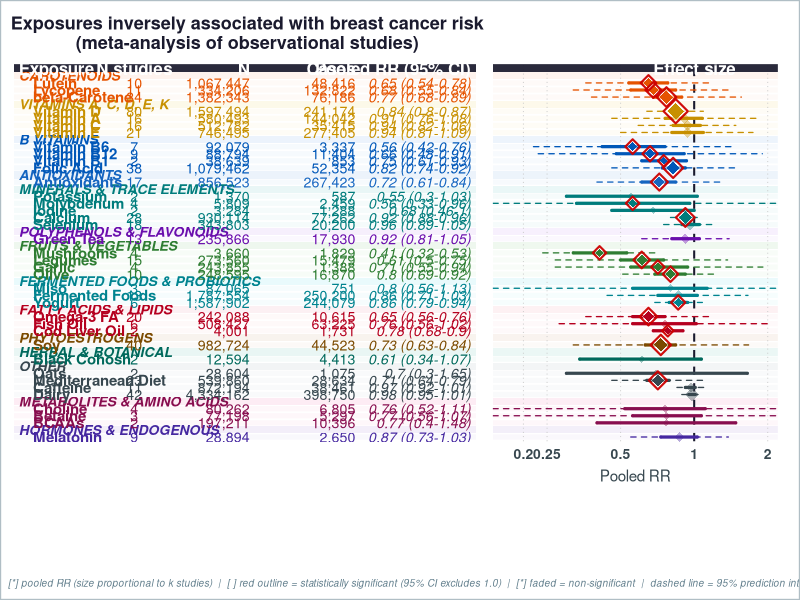
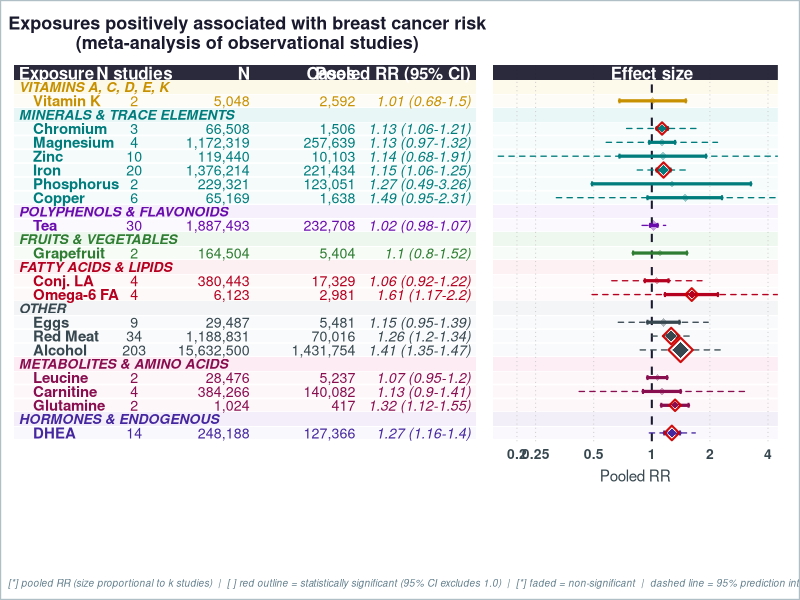
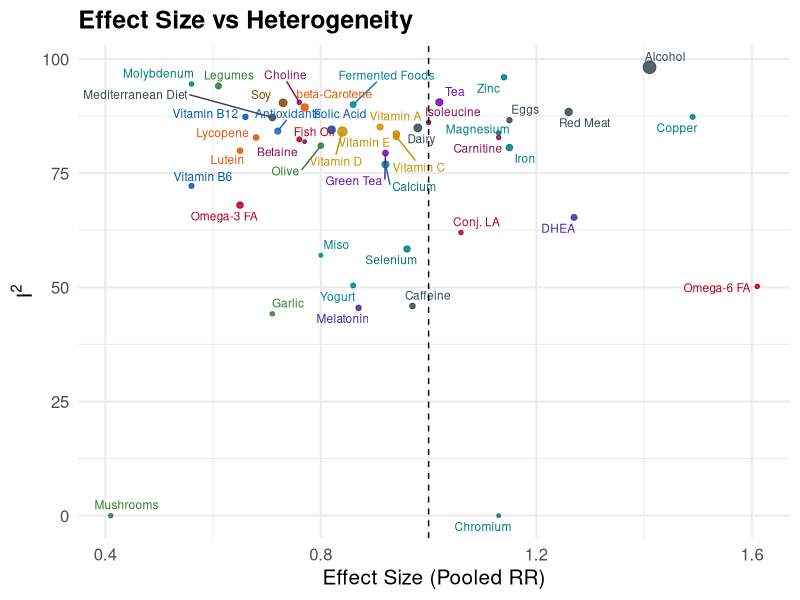
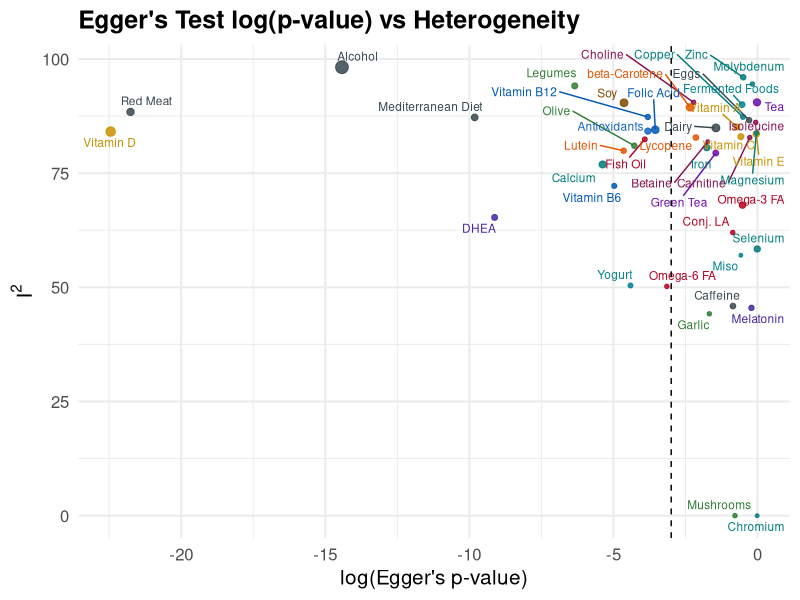

These charts were generated, in order, by the following R code:
# =============================================================================
# Combined analysis plots — Forest plots + Scatter diagnostic plots
# Data: exposures_meta_analysis_final_combined.xlsx
# =============================================================================
setwd('C:/Users/mde4023/Downloads/MetaFemina/Plot')
library(tidyverse)
library(scales)
library(readxl)
library(stringr)
library(cowplot)
library(ggtext)
library(ggrepel)
library(patchwork)

for (pkg in c("ggtext", "cowplot", "ggrepel", "patchwork")) {
  if (!requireNamespace(pkg, quietly = TRUE)) install.packages(pkg)
}

output_dir <- "."
dir.create(output_dir, showWarnings = FALSE, recursive = TRUE)

# =============================================================================
# 1. Read & clean data
# =============================================================================

raw <- read_excel("exposures_meta_analysis_final_combined.xlsx")

# Standardise column names
names(raw) <- c(
  "Exposure", "n_studies", "pooled_es_num",
  "ci_low", "ci_high",
  "pi_low", "pi_high",
  "I2", "eggers_p",
  "Total_N", "N_cases"
)

dat_clean <- raw %>%
  mutate(
    # Reconstruct a display string  "OR (low–high)" for the table column
    pooled_ci_lab = paste0(
      pooled_es_num,
      " (", ci_low, "-", ci_high, ")"
    ),
    N_lab     = comma(Total_N),
    Cases_lab = comma(N_cases),
    sig = ifelse((ci_high < 1 | ci_low > 1), "Significant", "Not significant"),
    direction = case_when(
      pooled_es_num < 1 ~ "Protective",
      pooled_es_num > 1 ~ "Harmful",
      TRUE              ~ "Neutral"
    )
  )

# =============================================================================
# 2. Group mapping, order & colour palettes  (unchanged from original)
# =============================================================================

group_map <- tribble(
  ~Exposure,                  ~Group,
  "eggs",                     "Other",
  "dairy",                    "Other",
  "red_meat",             "Other",
  "fermented_foods",          "Fermented Foods & Probiotics",
  "skyr",                     "Fermented Foods & Probiotics",
  "hemp_seeds",               "Fatty Acids & Lipids",
  "kefir",                    "Fermented Foods & Probiotics",
  "legumes",                  "Fruits & Vegetables",
  "chia_seeds",               "Fatty Acids & Lipids",
  "oats",                     "Other",
  "flax",                     "Phytoestrogens",
  "vitamin_b2",               "B Vitamins",
  "cesium",                   "Minerals & Trace Elements",
  "quercetin",                "Polyphenols & Flavonoids",
  "vitamin_b6",               "B Vitamins",
  "fish_oil",                 "Fatty Acids & Lipids",
  "grape",                    "Fruits & Vegetables",
  "lutein",                   "Carotenoids",
  "molybdenum",               "Minerals & Trace Elements",
  "garlic",                   "Fruits & Vegetables",
  "lycopene",                 "Carotenoids",
  "soy",                      "Phytoestrogens",
  "pantothenic_acid",         "B Vitamins",
  "resveratrol",              "Polyphenols & Flavonoids",
  "vitamin_a",                "Vitamins A, C, D, E, K",
  "vitamin_b1",               "B Vitamins",
  "mediterranean_diet",       "Other",
  "cod_liver_oil",            "Fatty Acids & Lipids",
  "antioxidants",             "Antioxidants",
  "betaine",                  "Metabolites & Amino Acids",
  "beta-carotene",            "Carotenoids",
  "choline",                  "Metabolites & Amino Acids",
  "magnesium",                "Minerals & Trace Elements",
  "olive",                    "Fruits & Vegetables",
  "vitamin_c",                "Vitamins A, C, D, E, K",
  "flaxseed",                 "Phytoestrogens",
  "iodine",                   "Minerals & Trace Elements",
  "green_tea",                "Polyphenols & Flavonoids",
  "mushrooms",                "Fruits & Vegetables",
  "calcium",                  "Minerals & Trace Elements",
  "copper",                   "Minerals & Trace Elements",
  "folic_acid",               "B Vitamins",
  "selenium",                 "Minerals & Trace Elements",
  "potassium",                "Minerals & Trace Elements",
  "vitamin_b12",              "B Vitamins",
  "tea",                      "Polyphenols & Flavonoids",
  "mineral_supplements",      "Minerals & Trace Elements",
  "papaya",                   "Fruits & Vegetables",
  "bcaas",                    "Metabolites & Amino Acids",
  "vitamin_e",                "Vitamins A, C, D, E, K",
  "vitamin_d",                "Vitamins A, C, D, E, K",
  "omega-3_fatty_acids",      "Fatty Acids & Lipids",
  "caffeine",                 "Other",
  "alcohol",                  "Other",
  "leucine",                  "Metabolites & Amino Acids",
  "iron",                     "Minerals & Trace Elements",
  "isoleucine",               "Metabolites & Amino Acids",
  "protein_intake",           "Metabolites & Amino Acids",
  "conjugated_linoleic_acid", "Fatty Acids & Lipids",
  "grapefruit",               "Fruits & Vegetables",
  "creatine",                 "Metabolites & Amino Acids",
  "chromium",                 "Minerals & Trace Elements",
  "glutamine",                "Metabolites & Amino Acids",
  "melatonin",                "Hormones & Endogenous",
  "vitamin_k",                "Vitamins A, C, D, E, K",
  "zinc",                     "Minerals & Trace Elements",
  "carnitine",                "Metabolites & Amino Acids",
  "dehydroepiandrosterone",   "Hormones & Endogenous",
  "cannabidiol",              "Herbal & Botanical",
  "phosphorus",               "Minerals & Trace Elements",
  "ginseng",                  "Herbal & Botanical",
  "vitamin_b3",               "B Vitamins",
  "omega-6_fatty_acids",      "Fatty Acids & Lipids",
  "ginkgo",                   "Herbal & Botanical",
  "coenzyme_q10",             "Antioxidants",
  "sauerkraut",               "Fermented Foods & Probiotics",
  "red_clover",               "Phytoestrogens",
  "black_cohosh",             "Herbal & Botanical",
  "n-acetylcysteine",         "Antioxidants",
  "miso",                     "Fermented Foods & Probiotics",
  "manganese",                "Minerals & Trace Elements",
  "yogurt",                   "Fermented Foods & Probiotics",
  "glucosamine",              "Metabolites & Amino Acids",
  "sage",                     "Herbal & Botanical",
  "pickled_vegetables",       "Fermented Foods & Probiotics",
  "lactobacillus",            "Fermented Foods & Probiotics"
)

group_order <- c(
  "Carotenoids",
  "Vitamins A, C, D, E, K",
  "B Vitamins",
  "Antioxidants",
  "Minerals & Trace Elements",
  "Polyphenols & Flavonoids",
  "Fruits & Vegetables",
  "Fermented Foods & Probiotics",
  "Fatty Acids & Lipids",
  "Phytoestrogens",
  "Herbal & Botanical",
  "Other",
  "Metabolites & Amino Acids",
  "Hormones & Endogenous"
)

group_colors <- c(
  "B Vitamins"               = "#0057B8",
  "Carotenoids"              = "#E55300",
  "Minerals & Trace Elements"= "#007C7C",
  "Fruits & Vegetables"      = "#2E7D32",
  "Vitamins A, C, D, E, K"     = "#C79000",
  "Polyphenols & Flavonoids" = "#6A0DAD",
  "Fermented Foods & Probiotics" = "#00838F",
  "Fatty Acids & Lipids"     = "#B5001F",
  "Phytoestrogens"           = "#7B4A00",
  "Other"                    = "#37474F",
  "Herbal & Botanical"       = "#00695C",
  "Metabolites & Amino Acids"= "#880E4F",
  "Hormones & Endogenous"    = "#4527A0",
  "Antioxidants"             = "#1565C0"
)

group_bg <- c(
  "B Vitamins"               = "#E3EEFA",
  "Carotenoids"              = "#FDEEE6",
  "Minerals & Trace Elements"= "#DFF2F2",
  "Fruits & Vegetables"      = "#E6F4E6",
  "Vitamins A, C, D, E, K"     = "#FBF6E0",
  "Polyphenols & Flavonoids" = "#F2E8FB",
  "Fermented Foods & Probiotics" = "#E0F7FA",
  "Fatty Acids & Lipids"     = "#FBEAED",
  "Phytoestrogens"           = "#F5EDE6",
  "Other"                    = "#ECEFF1",
  "Herbal & Botanical"       = "#E0F2EF",
  "Metabolites & Amino Acids"= "#FCE4EF",
  "Hormones & Endogenous"    = "#EDE7F6",
  "Antioxidants"             = "#E3EEF9"
)

missing_group_map <- setdiff(unique(dat_clean$Exposure), group_map$Exposure)
if (length(missing_group_map) > 0) {
  stop(
    "Missing exposure group mapping for: ",
    paste(sort(missing_group_map), collapse = ", ")
  )
}

# =============================================================================
# 3. Helper: pretty exposure labels
# =============================================================================

prettify_exposure <- function(x) {
  x %>%
    str_replace_all("_", " ") %>%
    str_to_title() %>%
    str_replace("Bcaas",                   "BCAAs") %>%
    str_replace("Beta-Carotene",            "beta-Carotene") %>%
    str_replace("Omega-3 Fatty Acids",      "Omega-3 FA") %>%
    str_replace("Omega-6 Fatty Acids",      "Omega-6 FA") %>%
    str_replace("Conjugated Linoleic Acid", "Conj. LA") %>%
    str_replace("Mineral Supplements",      "Minerals") %>%
    str_replace("Dehydroepiandrosterone",   "DHEA")
}

# =============================================================================
# 4. Forest plot helpers  (identical logic to original)
# =============================================================================

prepare_dat <- function(dat_clean, dir) {
  dat_clean %>%
    filter(n_studies > 1) %>%
    left_join(group_map, by = "Exposure") %>%
    mutate(
      Group          = replace_na(Group, "Other"),
      Exposure_label = prettify_exposure(Exposure),
      Group          = factor(Group, levels = group_order)
    ) %>%
    filter(direction == dir) %>%
    arrange(Group, pooled_es_num) %>%
    mutate(row = row_number())
}

build_plot_rows <- function(df) {
  groups_present <- df %>%
    group_by(Group) %>%
    summarise(n = n(), .groups = "drop") %>%
    arrange(match(Group, c(group_order, "Other")))
  
  plot_row   <- integer(nrow(df))
  label_rows <- list()
  current_row <- 1
  
  for (i in seq_len(nrow(groups_present))) {
    grp   <- as.character(groups_present$Group[i])
    n_grp <- groups_present$n[i]
    
    label_rows[[i]] <- tibble(plot_row = current_row, Group = grp, is_label = TRUE)
    current_row <- current_row + 1
    
    idx <- which(as.character(df$Group) == grp)
    plot_row[idx] <- seq(current_row, current_row + n_grp - 1)
    current_row <- current_row + n_grp
  }
  
  df$plot_row <- plot_row
  list(df = df, labels = bind_rows(label_rows), total_rows = current_row - 1)
}

# ---- Table panel ----
make_table_panel <- function(df, label_df, total_rows, title_text, fs = 3.8) {
  header_y <- 0
  y_lim    <- c(total_rows + 0.6, -0.65)
  
  ggplot() +
    geom_rect(data = df,
              aes(ymin = plot_row - 0.5, ymax = plot_row + 0.5,
                  xmin = -0.05, xmax = 4.75, fill = as.character(Group)),
              alpha = 0.30, inherit.aes = FALSE) +
    scale_fill_manual(values = group_bg, guide = "none") +
    geom_hline(yintercept = seq(0.5, total_rows + 0.5, 1),
               color = "white", linewidth = 0.6) +
    geom_rect(data = label_df,
              aes(ymin = plot_row - 0.5, ymax = plot_row + 0.5,
                  xmin = -0.05, xmax = 4.75, fill = Group),
              alpha = 0.70, inherit.aes = FALSE) +
    geom_text(data = label_df,
              aes(x = 0.0, y = plot_row, label = toupper(Group), color = Group),
              hjust = 0, size = fs - 0.3, fontface = "bold.italic", inherit.aes = FALSE) +
    scale_color_manual(values = group_colors, guide = "none") +
    geom_text(data = df,
              aes(x = 0.15, y = plot_row, label = Exposure_label,
                  color = as.character(Group)),
              hjust = 0, size = fs, fontface = "bold", inherit.aes = FALSE) +
    geom_text(data = df,
              aes(x = 1.2, y = plot_row, label = as.character(n_studies),
                  color = as.character(Group)),
              hjust = 0.5, size = fs - 0.2, inherit.aes = FALSE) +
    geom_text(data = df,
              aes(x = 2.4, y = plot_row, label = N_lab,
                  color = as.character(Group)),
              hjust = 1, size = fs - 0.2, inherit.aes = FALSE) +
    geom_text(data = df,
              aes(x = 3.5, y = plot_row, label = Cases_lab,
                  color = as.character(Group)),
              hjust = 1, size = fs - 0.2, inherit.aes = FALSE) +
    geom_text(data = df,
              aes(x = 4.7, y = plot_row, label = pooled_ci_lab,
                  color = as.character(Group)),
              hjust = 1, size = fs - 0.2, fontface = "italic", inherit.aes = FALSE) +
    annotate("rect",
             xmin = -0.05, xmax = 4.75, ymin = -0.60, ymax = 0.50,
             fill = "#1A1A2E", alpha = 0.93) +
    annotate("text", x = 0.0, y = header_y, label = "Exposure",
             hjust = 0, fontface = "bold", size = fs + 0.5, color = "white") +
    annotate("text", x = 1.2, y = header_y, label = "N studies",
             hjust = 0.5, fontface = "bold", size = fs + 0.5, color = "white") +
    annotate("text", x = 2.4, y = header_y, label = "N",
             hjust = 1, fontface = "bold", size = fs + 0.5, color = "white") +
    annotate("text", x = 3.5, y = header_y, label = "Cases",
             hjust = 1, fontface = "bold", size = fs + 0.5, color = "white") +
    annotate("text", x = 4.7, y = header_y, label = "Pooled RR (95% CI)",
             hjust = 1, fontface = "bold", size = fs + 0.5, color = "white") +
    scale_x_continuous(limits = c(-0.05, 4.8), expand = c(0, 0)) +
    scale_y_continuous(limits = y_lim, trans = "reverse", expand = c(0, 0)) +
    labs(title = title_text) +
    theme_void() +
    theme(
      plot.title      = element_text(face = "bold", hjust = 0.5, size = 13,
                                     color = "#1A1A2E", margin = margin(b = 8, t = 4)),
      plot.background = element_rect(fill = "white", color = NA),
      plot.margin     = margin(8, 4, 8, 10)
    )
}

# ---- Forest panel ----
make_forest_panel <- function(df, label_df, total_rows, xlim_max = 2.5, fs = 3.8) {
  header_y <- 0
  y_lim    <- c(total_rows + 0.6, -0.65)
  # Forest panel x-axis settings
  xlim_min <- 0.15
  x_breaks_all <- c(0.2, 0.25, 0.5, 1, 2, 4)
  x_breaks <- x_breaks_all[x_breaks_all >= xlim_min & x_breaks_all <= xlim_max]
  ggplot() +
    geom_rect(data = df,
              aes(ymin = plot_row - 0.5, ymax = plot_row + 0.5,
                  xmin = xlim_min, xmax = xlim_max, fill = as.character(Group)),
              alpha = 0.28, inherit.aes = FALSE) +
    scale_fill_manual(values = group_bg, guide = "none") +
    geom_hline(yintercept = seq(0.5, total_rows + 0.5, 1),
               color = "white", linewidth = 0.6) +
    geom_rect(data = label_df,
              aes(ymin = plot_row - 0.5, ymax = plot_row + 0.5,
                  xmin = xlim_min, xmax = xlim_max, fill = Group),
              alpha = 0.65, inherit.aes = FALSE) +
    geom_vline(xintercept = x_breaks[x_breaks != 1],
               color = "grey78", linewidth = 0.3, linetype = "dotted") +
    geom_vline(xintercept = 1,
               linetype = "dashed", linewidth = 0.7, color = "#1A1A2E") +
    # CI whiskers
    # CI whisker (main horizontal line)
    geom_segment(data = df,
                 aes(x    = pmax(ci_low,  xlim_min),
                     xend = pmin(ci_high, xlim_max),
                     y = plot_row, yend = plot_row,
                     color = as.character(Group)),
                 linewidth = 1.1, lineend = "round", inherit.aes = FALSE) +
    
    # Left end-cap tick — only draw if ci_low is within range
    geom_segment(data = df %>% filter(ci_low >= xlim_min),
                 aes(x = ci_low, xend = ci_low,
                     y = plot_row - 0.18, yend = plot_row + 0.18,
                     color = as.character(Group)),
                 linewidth = 0.7, inherit.aes = FALSE) +
    
    # Right end-cap tick — only draw if ci_high is within range
    geom_segment(data = df %>% filter(ci_high <= xlim_max),
                 aes(x = ci_high, xend = ci_high,
                     y = plot_row - 0.18, yend = plot_row + 0.18,
                     color = as.character(Group)),
                 linewidth = 0.7, inherit.aes = FALSE) +
    # Prediction interval whiskers (dashed, thinner) — only where available
    geom_segment(data = df %>% filter(!is.na(pi_low) & !is.na(pi_high)),
                 aes(x = pmax(pi_low, xlim_min), xend = pmin(pi_high, xlim_max),
                     y = plot_row, yend = plot_row,
                     color = as.character(Group)),
                 linewidth = 0.45, linetype = "dashed",
                 lineend = "round", inherit.aes = FALSE) +
    # Non-significant diamonds
    geom_point(data = df %>% filter(sig == "Not significant"),
               aes(x = pooled_es_num, y = plot_row,
                   color = as.character(Group), size = n_studies),
               shape = 18, alpha = 0.38, inherit.aes = FALSE) +
    # Significant: white halo + coloured diamond + red outline
    geom_point(data = df %>% filter(sig == "Significant"),
               aes(x = pooled_es_num, y = plot_row, size = n_studies * 1.9),
               shape = 18, color = "white", alpha = 0.55, inherit.aes = FALSE) +
    geom_point(data = df %>% filter(sig == "Significant"),
               aes(x = pooled_es_num, y = plot_row,
                   color = as.character(Group), size = n_studies),
               shape = 18, alpha = 1.0, inherit.aes = FALSE) +
    geom_point(data = df %>% filter(sig == "Significant"),
               aes(x = pooled_es_num, y = plot_row, size = n_studies * 0.9),
               shape = 5, color = "#CC0000", stroke = 1.1, alpha = 0.95,
               inherit.aes = FALSE) +
    # Header bar
    annotate("rect",
             xmin = xlim_min, xmax = xlim_max, ymin = -0.60, ymax = 0.50,
             fill = "#1A1A2E", alpha = 0.93) +
    annotate("text", x = 1, y = header_y, label = "Effect size", hjust = 0.5,
             fontface = "bold", size = fs + 0.5, color = "white") +
    scale_x_log10(
      limits = c(xlim_min, xlim_max),
      breaks = x_breaks,
      labels = as.character(x_breaks),
      expand = c(0, 0)
    )+
    scale_y_continuous(limits = y_lim, trans = "reverse", expand = c(0, 0)) +
    scale_color_manual(
      values = group_colors,
      name   = "Exposure group",
      guide  = guide_legend(
        ncol           = 5,
        override.aes   = list(shape = 15, size = 4.8, alpha = 1),
        title.position = "top",
        title.hjust    = 0,
        byrow          = TRUE
      )
    ) +
    scale_size_continuous(range = c(2.0, 6.5), guide = "none") +
    labs(x = "Pooled RR", y = NULL) +
    theme_minimal(base_size = 11) +
    theme(
      axis.text.y      = element_blank(),
      axis.ticks.y     = element_blank(),
      axis.text.x      = element_text(size = 10, color = "#37474F", face = "bold"),
      axis.title.x     = element_text(size = 11, color = "#37474F", margin = margin(t = 6)),
      panel.grid       = element_blank(),
      legend.position  = "bottom",
      legend.text      = element_text(size = 8.2,  color = "#1A1A2E"),
      legend.title     = element_text(size = 9.2, color = "#1A1A2E", face = "bold"),
      legend.key.size  = unit(0.48, "cm"),
      legend.spacing.x = unit(0.28, "cm"),
      legend.margin    = margin(t = 2, r = 0, b = 2, l = 0),
      plot.background  = element_rect(fill = "white", color = NA),
      plot.margin      = margin(8, 16, 8, 2)
    )
}

# ---- Caption ----
make_caption <- function(direction) {
  side <- if (direction == "Protective") {
    "RR < 1 = inversely associated with breast cancer risk."
  } else {
    "RR > 1 = positively associated with breast cancer risk."
  }
  paste0(
    "[*] pooled RR (size proportional to k studies)  |  ",
    "[ ] red outline = statistically significant (95% CI excludes 1.0)  |  ",
    "[*] faded = non-significant  |  dashed line = 95% prediction interval  |  "
  )
}

# ---- Compose & save ----
save_forest_figure <- function(direction, title_text, xlim_max, filename) {
  output_path <- file.path(output_dir, filename)
  df_raw     <- prepare_dat(dat_clean, direction)
  built      <- build_plot_rows(df_raw)
  df         <- built$df
  label_df   <- built$labels
  total_rows <- built$total_rows
  
  tbl        <- make_table_panel(df, label_df, total_rows, title_text)
  fst        <- make_forest_panel(df, label_df, total_rows, xlim_max)
  legend_grob <- get_legend(fst)
  fst_no_leg  <- fst + theme(legend.position = "none")
  
  caption_grob <- ggdraw() +
    draw_label(make_caption(direction),
               x = 0.01, hjust = 0, size = 7.2,
               color = "#607D8B", fontface = "italic")
  
  combined <- plot_grid(
    plot_grid(tbl, fst_no_leg,
              ncol = 2, rel_widths = c(1.55, 1),
              align = "h", axis = "tb"),
    legend_grob,
    caption_grob,
    ncol        = 1,
    rel_heights = c(1, 0.14, 0.07)
  )
  
  final <- ggdraw(combined) +
    draw_line(x = c(0, 1, 1, 0, 0),
              y = c(0, 0, 1, 1, 0),
              color = "#B0BEC5", linewidth = 0.8)
  
  ggsave(output_path,
         plot = final, width = 297, height = 250,
         units = "mm", device = "pdf", dpi = 300)
  message("Saved: ", output_path)
  invisible(final)
}

# =============================================================================
# 5. Scatter / diagnostic plots  (Plot.R style, adapted for new columns)
#    Two separate functions — one per plot
# =============================================================================

# Shared helper: build the filtered + labelled data frame
build_scatter_df <- function(dat_clean, min_studies = 2) {
  dat_clean %>%
    filter(n_studies > min_studies) %>%
    left_join(group_map, by = "Exposure") %>%
    mutate(
      Group          = replace_na(Group, "Other"),
      Group          = factor(Group, levels = group_order),
      exposure_label = prettify_exposure(Exposure),
      log_eggers_p   = log(eggers_p)   # natural log, same as original
    )
}

# ---- Plot 1: Effect Size vs I² ----
make_es_heterogeneity_plot <- function(dat_clean, min_studies = 2,
                                       filename = "plot_es_vs_heterogeneity.pdf") {
  output_path <- file.path(output_dir, filename)
  
  plot_df <- build_scatter_df(dat_clean, min_studies)
  
  p <- ggplot(plot_df,
              aes(x = pooled_es_num, y = I2, color = as.character(Group))) +
    geom_point(aes(size = n_studies), alpha = 0.85) +
    geom_text_repel(aes(label = exposure_label), size = 3, max.overlaps = 20) +
    geom_vline(xintercept = 1, linetype = "dashed") +
    scale_color_manual(values = group_colors, guide = "none") +
    scale_size_continuous(range = c(1, 4), name = "Number of studies") +
    labs(
      title = "Effect Size vs Heterogeneity",
      x     = "Effect Size (Pooled RR)",
      y     = expression(I^2)
    ) +
    theme_minimal(base_size = 15) +
    theme(
      legend.position = "none",
      plot.title      = element_text(face = "bold")
    )
  
  ggsave(output_path,
         plot = p, width = 210, height = 210,
         units = "mm", device = "pdf", dpi = 300)
  message("Saved: ", output_path)
  invisible(p)
}

# ---- Plot 2: log(Egger's p-value) vs I² ----
make_eggers_heterogeneity_plot <- function(dat_clean, min_studies = 2,
                                           filename = "plot_eggers_vs_heterogeneity.pdf") {
  output_path <- file.path(output_dir, filename)
  
  plot_df <- build_scatter_df(dat_clean, min_studies) %>%
    filter(!is.na(log_eggers_p))
  
  p <- ggplot(plot_df,
              aes(x = log_eggers_p, y = I2, color = as.character(Group))) +
    geom_point(aes(size = n_studies), alpha = 0.85) +
    geom_text_repel(aes(label = exposure_label), size = 3, max.overlaps = 20) +
    geom_vline(xintercept = log(0.05), linetype = "dashed") +   # log(0.05) ≈ -2.996
    scale_color_manual(values = group_colors, guide = "none") +
    scale_size_continuous(range = c(1, 4), name = "Number of studies") +
    labs(
      title = "Egger's Test log(p-value) vs Heterogeneity",
      x     = "log(Egger's p-value)",
      y     = expression(I^2)
    ) +
    theme_minimal(base_size = 15) +
    theme(
      legend.position = "none",
      plot.title      = element_text(face = "bold")
    )
  
  ggsave(output_path,
         plot = p, width = 210, height = 210,
         units = "mm", device = "pdf", dpi = 300)
  message("Saved: ", output_path)
  invisible(p)
}

# =============================================================================
# 6. Render all figures
# =============================================================================

save_forest_figure(
  direction  = "Protective",
  title_text = "Exposures inversely associated with breast cancer risk\n(meta-analysis of observational studies)",
  xlim_max   = 2.2,
  filename   = "forest_protective.pdf"
)

save_forest_figure(
  direction  = "Harmful",
  title_text = "Exposures positively associated with breast cancer risk\n(meta-analysis of observational studies)",
  xlim_max   = 4.5,
  filename   = "forest_harmful.pdf"
)

make_es_heterogeneity_plot(
  dat_clean   = dat_clean,
  min_studies = 2,
  filename    = "plot_es_vs_heterogeneity.pdf"
)

make_eggers_heterogeneity_plot(
  dat_clean   = dat_clean,
  min_studies = 2,
  filename    = "plot_eggers_vs_heterogeneity.pdf"
)

message("All figures saved to: ", getwd())
